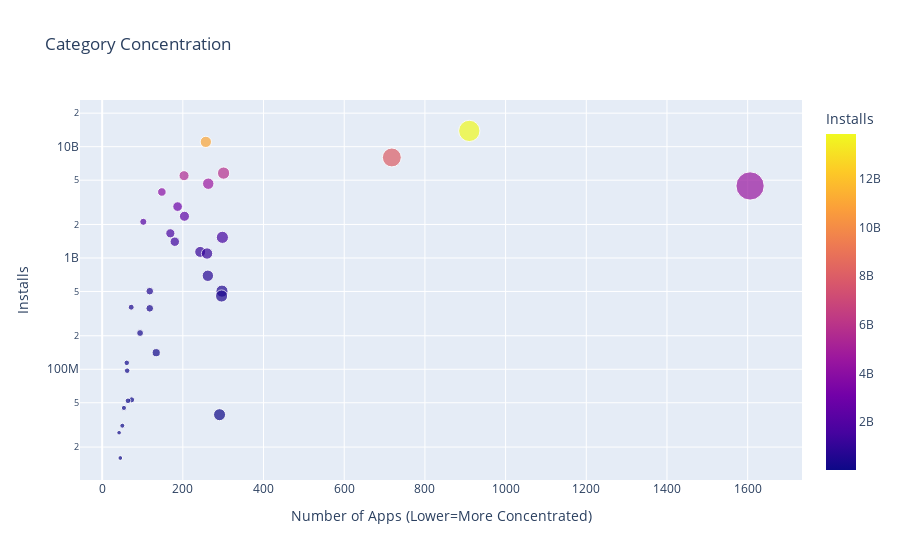

The code cell stored with this chart in its notebook:
### Code cell
scatter = px.scatter(catconc, x= 'App', y='Installs',
                     title='Category Concentration',size='App',
                     color='Installs', hover_name=catconc.index)
scatter.update_layout(xaxis_title="Number of Apps (Lower=More Concentrated)",
                      yaxis_title="Installs",
                      yaxis=dict(type='log'))
scatter.show()

### Figure 1 — Plotly figure (JSON) as saved in the notebook; plotly's stock layout.template omitted (floating-point values rounded to 4 significant figures)
{"data": [{"hovertemplate": "<b>%{hovertext}</b><br><br>App=%{marker.size}<br>Installs=%{marker.color}<extra></extra>", "hovertext": ["GAME", "COMMUNICATION", "TOOLS", "PRODUCTIVITY", "SOCIAL", "PHOTOGRAPHY", "FAMILY", "VIDEO_PLAYERS", "TRAVEL_AND_LOCAL", "NEWS_AND_MAGAZINES", "ENTERTAINMENT", "BOOKS_AND_REFERENCE", "PERSONALIZATION", "SHOPPING", "HEALTH_AND_FITNESS", "SPORTS", "BUSINESS", "LIFESTYLE", "MAPS_AND_NAVIGATION", "FINANCE", "WEATHER", "EDUCATION", "FOOD_AND_DRINK", "DATING", "ART_AND_DESIGN", "HOUSE_AND_HOME", "AUTO_AND_VEHICLES", "LIBRARIES_AND_DEMO", "COMICS", "MEDICAL", "PARENTING", "BEAUTY", "EVENTS"], "legendgroup": "", "marker": {"color": [13858762717, 11039241530, 7999724500, 5788070180, 5487841475, 4649143130, 4437554490, 3916897200, 2894859300, 2369110650, 2113660000, 1665791655, 1532352930, 1400331540, 1134006220, 1096431465, 692018120, 503611120, 503267560, 455249400, 361096500, 352852000, 211677750, 140912410, 114233100, 97082000, 53129800, 52083000, 44931100, 39062676, 31116110, 26916200, 15949410], "coloraxis": "coloraxis", "size": [910, 257, 718, 301, 203, 263, 1606, 148, 187, 204, 102, 169, 298, 180, 243, 260, 262, 297, 118, 296, 72, 118, 94, 134, 61, 62, 73, 64, 54, 291, 50, 42, 45], "sizemode": "area", "sizeref": 4.015, "symbol": "circle"}, "mode": "markers", "name": "", "orientation": "v", "showlegend": false, "type": "scatter", "x": [910, 257, 718, 301, 203, 263, 1606, 148, 187, 204, 102, 169, 298, 180, 243, 260, 262, 297, 118, 296, 72, 118, 94, 134, 61, 62, 73, 64, 54, 291, 50, 42, 45], "xaxis": "x", "y": [13858762717, 11039241530, 7999724500, 5788070180, 5487841475, 4649143130, 4437554490, 3916897200, 2894859300, 2369110650, 2113660000, 1665791655, 1532352930, 1400331540, 1134006220, 1096431465, 692018120, 503611120, 503267560, 455249400, 361096500, 352852000, 211677750, 140912410, 114233100, 97082000, 53129800, 52083000, 44931100, 39062676, 31116110, 26916200, 15949410], "yaxis": "y"}], "layout": {"coloraxis": {"colorbar": {"title": {"text": "Installs"}}, "colorscale": [[0, "#0d0887"], [0.1111, "#46039f"], [0.2222, "#7201a8"], [0.3333, "#9c179e"], [0.4444, "#bd3786"], [0.5556, "#d8576b"], [0.6667, "#ed7953"], [0.7778, "#fb9f3a"], [0.8889, "#fdca26"], [1, "#f0f921"]]}, "legend": {"itemsizing": "constant", "tracegroupgap": 0}, "title": {"text": "Category Concentration"}, "xaxis": {"anchor": "y", "domain": [0, 1], "title": {"text": "Number of Apps (Lower=More Concentrated)"}}, "yaxis": {"anchor": "x", "domain": [0, 1], "title": {"text": "Installs"}, "type": "log"}}}
